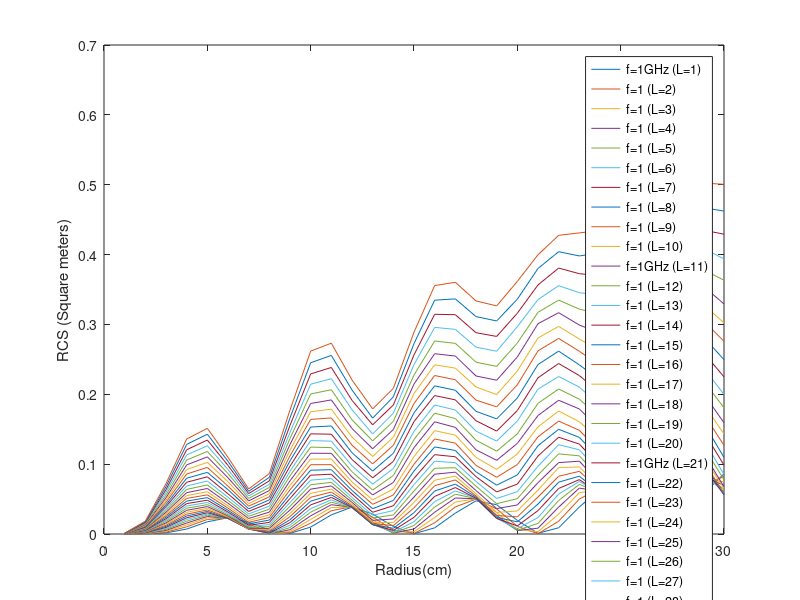

MATLAB code for this plot:
% Load the data from the txt file
data = load('partcwrtRadius.txt');

% Determine the number of lines in the data
num_lines = size(data, 1) / 30;

% Create a new figure
figure;

% Loop over each line in the data
for i = 1:num_lines
    % Extract the x and y coordinates for the current line
    x = data((i-1)*30+1:i*30, 1);
    y = data((i-1)*30+1:i*30, 2);

    % Plot the line
    plot(x, y);
    
    % Add a legend for the line
    % legend(sprintf('f=1 (a= %d', i));
    
    % Add a hold on command to prevent overwriting previous plots
    hold on;
end

legend('f=1GHz (L=1)','f=1 (L=2)','f=1 (L=3)','f=1 (L=4)','f=1 (L=5)','f=1 (L=6)','f=1 (L=7)','f=1 (L=8)','f=1 (L=9)','f=1 (L=10)','f=1GHz (L=11)','f=1 (L=12)','f=1 (L=13)','f=1 (L=14)','f=1 (L=15)','f=1 (L=16)','f=1 (L=17)','f=1 (L=18)','f=1 (L=19)','f=1 (L=20)','f=1GHz (L=21)','f=1 (L=22)','f=1 (L=23)','f=1 (L=24)','f=1 (L=25)','f=1 (L=26)','f=1 (L=27)','f=1 (L=28)','f=1 (L=29)','f=1 (L=30)');
% Set the x and y labels
xlabel('Radius(cm)');
ylabel('RCS (Square meters)');

% Set the chart title
title('');